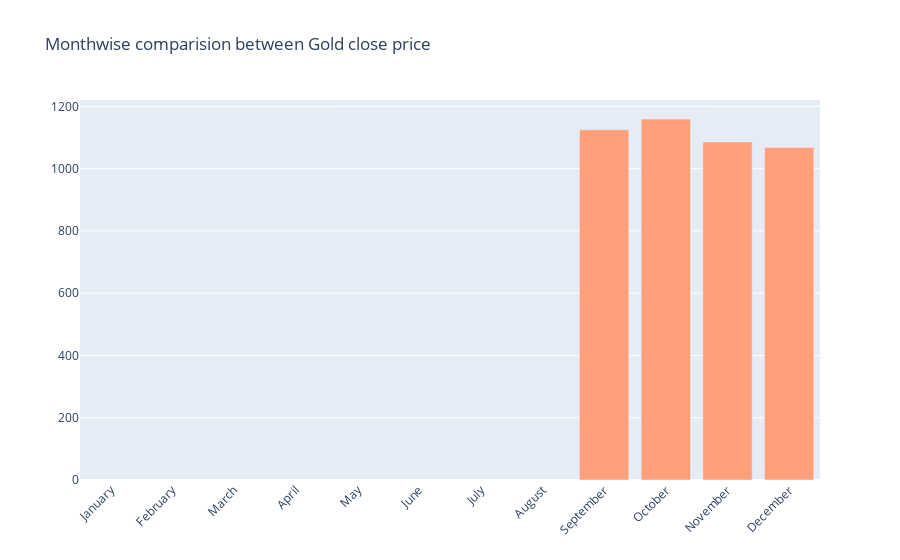

The notebook cell this image was saved under:
### Code cell
# Visual Representation of the above table
fig = go.Figure()


fig.add_trace(go.Bar(
    x=monthvise.index,
    y=monthvise['Close'],
    name='Gold Close Price',
    marker_color='lightsalmon'
))

fig.update_layout(barmode='group', xaxis_tickangle=-45, 
                  title='Monthwise comparision between Gold close price')
fig.show()

### Figure 1 — Plotly figure (JSON) as saved in the notebook; plotly's stock layout.template omitted (floating-point values rounded to 4 significant figures)
{"data": [{"marker": {"color": "lightsalmon"}, "name": "Gold Close Price", "type": "bar", "x": ["January", "February", "March", "April", "May", "June", "July", "August", "September", "October", "November", "December"], "y": [null, null, null, null, null, null, null, null, 1125.0, 1159.0, 1086.0, 1068.0]}], "layout": {"barmode": "group", "title": {"text": "Monthwise comparision between Gold close price"}, "xaxis": {"tickangle": -45}}}
